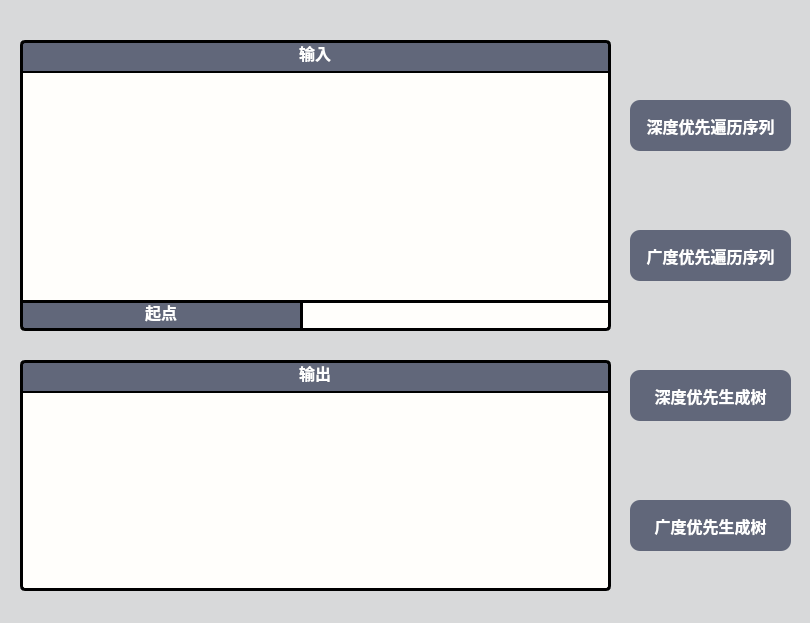
<?xml version="1.0" encoding="UTF-8"?>
<ui version="4.0">
 <class>Widget</class>
 <widget class="QWidget" name="Widget">
  <property name="geometry">
   <rect>
    <x>0</x>
    <y>0</y>
    <width>810</width>
    <height>623</height>
   </rect>
  </property>
  <property name="windowTitle">
   <string>GraphAnalysis</string>
  </property>
  <property name="windowIcon">
   <iconset resource="image.qrc">
    <normaloff>:/image/mind-map.png</normaloff>:/image/mind-map.png</iconset>
  </property>
  <property name="styleSheet">
   <string notr="true">background-color:#D8D9DA;</string>
  </property>
  <widget class="QPlainTextEdit" name="graphInput">
   <property name="geometry">
    <rect>
     <x>20</x>
     <y>70</y>
     <width>591</width>
     <height>231</height>
    </rect>
   </property>
   <property name="font">
    <font>
     <family>Cascadia Code</family>
     <pointsize>10</pointsize>
    </font>
   </property>
   <property name="styleSheet">
    <string notr="true">background-color:rgb(255, 254, 251);
border: 3px solid black;
border-bottom: none; </string>
   </property>
  </widget>
  <widget class="QPushButton" name="dfsSequence">
   <property name="geometry">
    <rect>
     <x>630</x>
     <y>100</y>
     <width>161</width>
     <height>51</height>
    </rect>
   </property>
   <property name="font">
    <font>
     <pointsize>12</pointsize>
     <bold>true</bold>
    </font>
   </property>
   <property name="styleSheet">
    <string notr="true">QPushButton{
color:white;
background-color: qlineargradient(spread:pad, x1:1, y1:1, x2:1, y2:1, stop:1 #61677A);
border-radius:10px;
}

QPushButton:pressed{
color:white;
background-color: qlineargradient(spread:pad, x1:1, y1:1, x2:1, y2:1, stop:1 rgb(0, 0, 0));
border-radius:10px;
}</string>
   </property>
   <property name="text">
    <string>深度优先遍历序列</string>
   </property>
  </widget>
  <widget class="QPlainTextEdit" name="output">
   <property name="geometry">
    <rect>
     <x>20</x>
     <y>390</y>
     <width>591</width>
     <height>201</height>
    </rect>
   </property>
   <property name="font">
    <font>
     <family>Cascadia Code</family>
     <pointsize>10</pointsize>
    </font>
   </property>
   <property name="styleSheet">
    <string notr="true">background-color:rgb(255, 254, 251);
border: 3px solid black;
border-bottom-left-radius: 5px;
border-bottom-right-radius: 5px;</string>
   </property>
   <property name="readOnly">
    <bool>true</bool>
   </property>
  </widget>
  <widget class="QLineEdit" name="InputLabel1">
   <property name="geometry">
    <rect>
     <x>20</x>
     <y>40</y>
     <width>591</width>
     <height>31</height>
    </rect>
   </property>
   <property name="font">
    <font>
     <pointsize>12</pointsize>
     <bold>true</bold>
    </font>
   </property>
   <property name="styleSheet">
    <string notr="true">background-color:#61677A;
color:white;
border: 3px solid black;
border-bottom: none; 
border-top-left-radius: 5px;
border-top-right-radius: 5px;</string>
   </property>
   <property name="text">
    <string>输入</string>
   </property>
   <property name="alignment">
    <set>Qt::AlignCenter</set>
   </property>
   <property name="readOnly">
    <bool>true</bool>
   </property>
   <property name="cursorMoveStyle">
    <enum>Qt::LogicalMoveStyle</enum>
   </property>
  </widget>
  <widget class="QLineEdit" name="outputLabel">
   <property name="geometry">
    <rect>
     <x>20</x>
     <y>360</y>
     <width>591</width>
     <height>31</height>
    </rect>
   </property>
   <property name="font">
    <font>
     <pointsize>12</pointsize>
     <bold>true</bold>
    </font>
   </property>
   <property name="styleSheet">
    <string notr="true">background-color:#61677A;
color:white;
border: 3px solid black;
border-bottom: none; 
border-top-left-radius: 5px;
border-top-right-radius: 5px;</string>
   </property>
   <property name="text">
    <string>输出</string>
   </property>
   <property name="alignment">
    <set>Qt::AlignCenter</set>
   </property>
   <property name="readOnly">
    <bool>true</bool>
   </property>
  </widget>
  <widget class="QPushButton" name="bfsSequence">
   <property name="geometry">
    <rect>
     <x>630</x>
     <y>230</y>
     <width>161</width>
     <height>51</height>
    </rect>
   </property>
   <property name="font">
    <font>
     <pointsize>12</pointsize>
     <bold>true</bold>
    </font>
   </property>
   <property name="styleSheet">
    <string notr="true">QPushButton{
color:white;
background-color: qlineargradient(spread:pad, x1:1, y1:1, x2:1, y2:1, stop:1 #61677A);
border-radius:10px;
}

QPushButton:pressed{
color:white;
background-color: qlineargradient(spread:pad, x1:1, y1:1, x2:1, y2:1, stop:1 rgb(0, 0, 0));
border-radius:10px;
}</string>
   </property>
   <property name="text">
    <string>广度优先遍历序列</string>
   </property>
  </widget>
  <widget class="QPushButton" name="dfsTree">
   <property name="geometry">
    <rect>
     <x>630</x>
     <y>370</y>
     <width>161</width>
     <height>51</height>
    </rect>
   </property>
   <property name="font">
    <font>
     <pointsize>12</pointsize>
     <bold>true</bold>
    </font>
   </property>
   <property name="styleSheet">
    <string notr="true">QPushButton{
color:white;
background-color: qlineargradient(spread:pad, x1:1, y1:1, x2:1, y2:1, stop:1 #61677A);
border-radius:10px;
}

QPushButton:pressed{
color:white;
background-color: qlineargradient(spread:pad, x1:1, y1:1, x2:1, y2:1, stop:1 rgb(0, 0, 0));
border-radius:10px;
}</string>
   </property>
   <property name="text">
    <string>深度优先生成树</string>
   </property>
  </widget>
  <widget class="QPushButton" name="bfsTree">
   <property name="geometry">
    <rect>
     <x>630</x>
     <y>500</y>
     <width>161</width>
     <height>51</height>
    </rect>
   </property>
   <property name="font">
    <font>
     <pointsize>12</pointsize>
     <bold>true</bold>
    </font>
   </property>
   <property name="styleSheet">
    <string notr="true">QPushButton{
color:white;
background-color: qlineargradient(spread:pad, x1:1, y1:1, x2:1, y2:1, stop:1 #61677A);
border-radius:10px;
}

QPushButton:pressed{
color:white;
background-color: qlineargradient(spread:pad, x1:1, y1:1, x2:1, y2:1, stop:1 rgb(0, 0, 0));
border-radius:10px;
}</string>
   </property>
   <property name="text">
    <string>广度优先生成树</string>
   </property>
  </widget>
  <widget class="QLineEdit" name="InputLabel2">
   <property name="geometry">
    <rect>
     <x>20</x>
     <y>300</y>
     <width>281</width>
     <height>31</height>
    </rect>
   </property>
   <property name="font">
    <font>
     <pointsize>12</pointsize>
     <bold>true</bold>
    </font>
   </property>
   <property name="styleSheet">
    <string notr="true">background-color:#61677A;
color:white;
border: 3px solid black;
border-right: none; 
border-bottom-left-radius: 5px;</string>
   </property>
   <property name="text">
    <string>起点</string>
   </property>
   <property name="alignment">
    <set>Qt::AlignCenter</set>
   </property>
   <property name="readOnly">
    <bool>true</bool>
   </property>
  </widget>
  <widget class="QLineEdit" name="startInput">
   <property name="geometry">
    <rect>
     <x>300</x>
     <y>300</y>
     <width>311</width>
     <height>31</height>
    </rect>
   </property>
   <property name="font">
    <font>
     <family>Cascadia Code</family>
     <pointsize>10</pointsize>
    </font>
   </property>
   <property name="styleSheet">
    <string notr="true">background-color:rgb(255, 254, 251);
border: 3px solid black;
border-bottom-right-radius: 5px;</string>
   </property>
  </widget>
 </widget>
 <resources>
  <include location="image.qrc"/>
 </resources>
 <connections/>
</ui>
